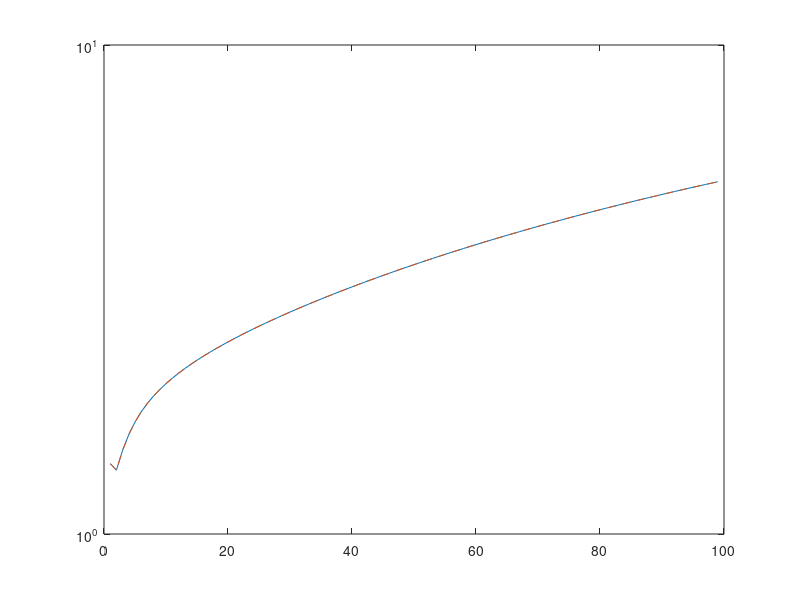

The MATLAB source for this figure: (Note: this script raises an error after producing the figure.)
load('variables')

%True position of robot
x_ttrue = zeros(3, iter);
for i=1:iter
    x_ttrue(:, i)=Pose(1:3,4*i);
end

%Find norm with real position of robot
norm_iter_eqf1 = zeros(iter);
norm_iter_eqf2 = zeros(iter);
for i = 1:iter
    norm_iter_eqf1(i)= norm(x_hat_eqf1(:, i) - x_ttrue(:, i));
    norm_iter_eqf2(i)= norm(x_hat_eqf2(:, i)- x_ttrue(:, i));
end

%Plot
% eqf1 = 100
% eqf2 = 50
% eqf3 = 1000
% eqf4 = 10000
% eqf5 = 700
% eqf6 = 7000

lg= plot(1:iter-1, norm_iter_eqf1(1:iter-1), ...
         1:iter-1, norm_iter_eqf2(1:iter-1),'--');
set(gca, 'YScale', 'log')
lg(1).LineWidth = 1;
lg(2).LineWidth = 1;
title('Position norm')
legend('EQF1','EQF2','Location','southwest')
grid on
